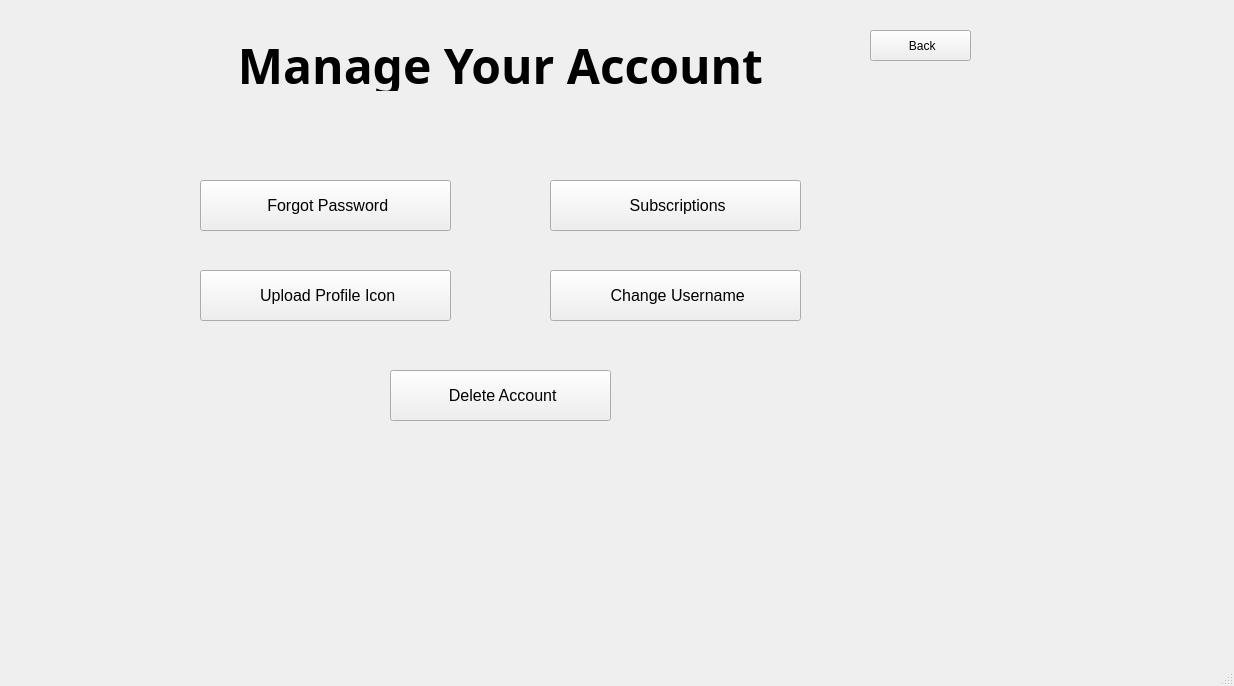
<?xml version='1.0' encoding='utf-8'?>
<ui version="4.0">
 <class>IdanCloud</class>
 <widget class="QMainWindow" name="IdanCloud">
  <property name="geometry">
   <rect>
    <x>0</x>
    <y>0</y>
    <width>1234</width>
    <height>686</height>
   </rect>
  </property>
  <property name="acceptDrops">
   <bool>false</bool>
  </property>
  <property name="windowTitle">
   <string>IdanCloud</string>
  </property>
  <property name="styleSheet">
   <string notr="true" />
  </property>
  <widget class="QWidget" name="centralwidget">
   <widget class="QPushButton" name="forgot_password_button">
    <property name="geometry">
     <rect>
      <x>200</x>
      <y>180</y>
      <width>251</width>
      <height>51</height>
     </rect>
    </property>
    <property name="font">
     <font>
      <pointsize>12</pointsize>
     </font>
    </property>
    <property name="styleSheet">
     <string notr="true" />
    </property>
    <property name="text">
     <string> Forgot Password</string>
    </property>
    <property name="iconSize">
     <size>
      <width>20</width>
      <height>20</height>
     </size>
    </property>
   </widget>
   <widget class="QLabel" name="label">
    <property name="geometry">
     <rect>
      <x>190</x>
      <y>40</y>
      <width>621</width>
      <height>51</height>
     </rect>
    </property>
    <property name="font">
     <font>
      <family>Trebuchet MS</family>
      <pointsize>36</pointsize>
      <bold>true</bold>
     </font>
    </property>
    <property name="layoutDirection">
     <enum>Qt::LayoutDirection::LeftToRight</enum>
    </property>
    <property name="styleSheet">
     <string notr="true">.btn {
    margin: 1rem;
    font-size: 1.2rem;
    color: var(--text);
    padding: 0.7rem 2rem;
    border-radius: 30em;
    border-style: none;
    text-transform: uppercase;
    letter-spacing: 2px;
    background-color: transparent;
    box-shadow: 1px 1px 10px #000000;
    transition: all .3s ease;
    opacity: 0.8;
}</string>
    </property>
    <property name="text">
     <string>Manage Your Account</string>
    </property>
    <property name="scaledContents">
     <bool>true</bool>
    </property>
    <property name="alignment">
     <set>Qt::AlignmentFlag::AlignCenter</set>
    </property>
   </widget>
   <widget class="QWidget" name="gridLayoutWidget">
    <property name="geometry">
     <rect>
      <x>0</x>
      <y>0</y>
      <width>2</width>
      <height>2</height>
     </rect>
    </property>
    <layout class="QGridLayout" name="gridLayout" />
   </widget>
   <widget class="QPushButton" name="delete_account_button">
    <property name="geometry">
     <rect>
      <x>390</x>
      <y>370</y>
      <width>221</width>
      <height>51</height>
     </rect>
    </property>
    <property name="font">
     <font>
      <pointsize>12</pointsize>
     </font>
    </property>
    <property name="styleSheet">
     <string notr="true" />
    </property>
    <property name="text">
     <string> Delete Account</string>
    </property>
    <property name="iconSize">
     <size>
      <width>20</width>
      <height>20</height>
     </size>
    </property>
   </widget>
   <widget class="QPushButton" name="back_button">
    <property name="geometry">
     <rect>
      <x>870</x>
      <y>30</y>
      <width>101</width>
      <height>31</height>
     </rect>
    </property>
    <property name="styleSheet">
     <string notr="true" />
    </property>
    <property name="text">
     <string> Back</string>
    </property>
    <property name="iconSize">
     <size>
      <width>20</width>
      <height>20</height>
     </size>
    </property>
   </widget>
   <widget class="QLabel" name="message">
    <property name="geometry">
     <rect>
      <x>0</x>
      <y>470</y>
      <width>1001</width>
      <height>51</height>
     </rect>
    </property>
    <property name="text">
     <string />
    </property>
    <property name="alignment">
     <set>Qt::AlignmentFlag::AlignCenter</set>
    </property>
   </widget>
   <widget class="QPushButton" name="upload_icon_button">
    <property name="geometry">
     <rect>
      <x>200</x>
      <y>270</y>
      <width>251</width>
      <height>51</height>
     </rect>
    </property>
    <property name="font">
     <font>
      <pointsize>12</pointsize>
     </font>
    </property>
    <property name="styleSheet">
     <string notr="true" />
    </property>
    <property name="text">
     <string> Upload Profile Icon</string>
    </property>
    <property name="iconSize">
     <size>
      <width>20</width>
      <height>20</height>
     </size>
    </property>
   </widget>
   <widget class="QPushButton" name="subscriptions_button">
    <property name="geometry">
     <rect>
      <x>550</x>
      <y>180</y>
      <width>251</width>
      <height>51</height>
     </rect>
    </property>
    <property name="font">
     <font>
      <pointsize>12</pointsize>
     </font>
    </property>
    <property name="styleSheet">
     <string notr="true" />
    </property>
    <property name="text">
     <string> Subscriptions</string>
    </property>
    <property name="iconSize">
     <size>
      <width>20</width>
      <height>20</height>
     </size>
    </property>
   </widget>
   <widget class="QPushButton" name="change_username_button">
    <property name="geometry">
     <rect>
      <x>550</x>
      <y>270</y>
      <width>251</width>
      <height>51</height>
     </rect>
    </property>
    <property name="font">
     <font>
      <pointsize>12</pointsize>
     </font>
    </property>
    <property name="styleSheet">
     <string notr="true" />
    </property>
    <property name="text">
     <string> Change Username</string>
    </property>
    <property name="iconSize">
     <size>
      <width>20</width>
      <height>20</height>
     </size>
    </property>
   </widget>
  </widget>
  <widget class="QStatusBar" name="statusbar" />
 </widget>
 <resources />
 <connections />
</ui>
